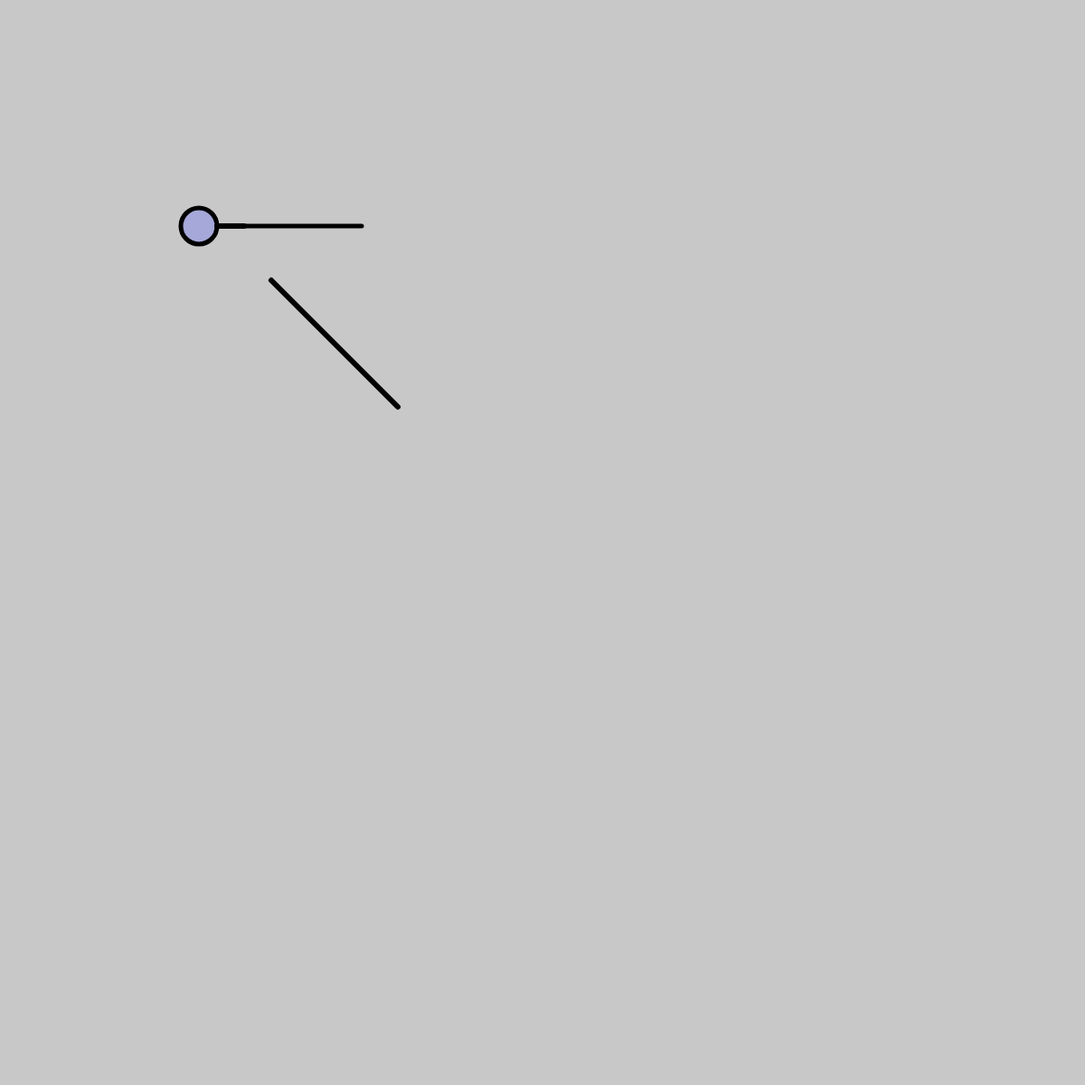
Frame 1 (no input)
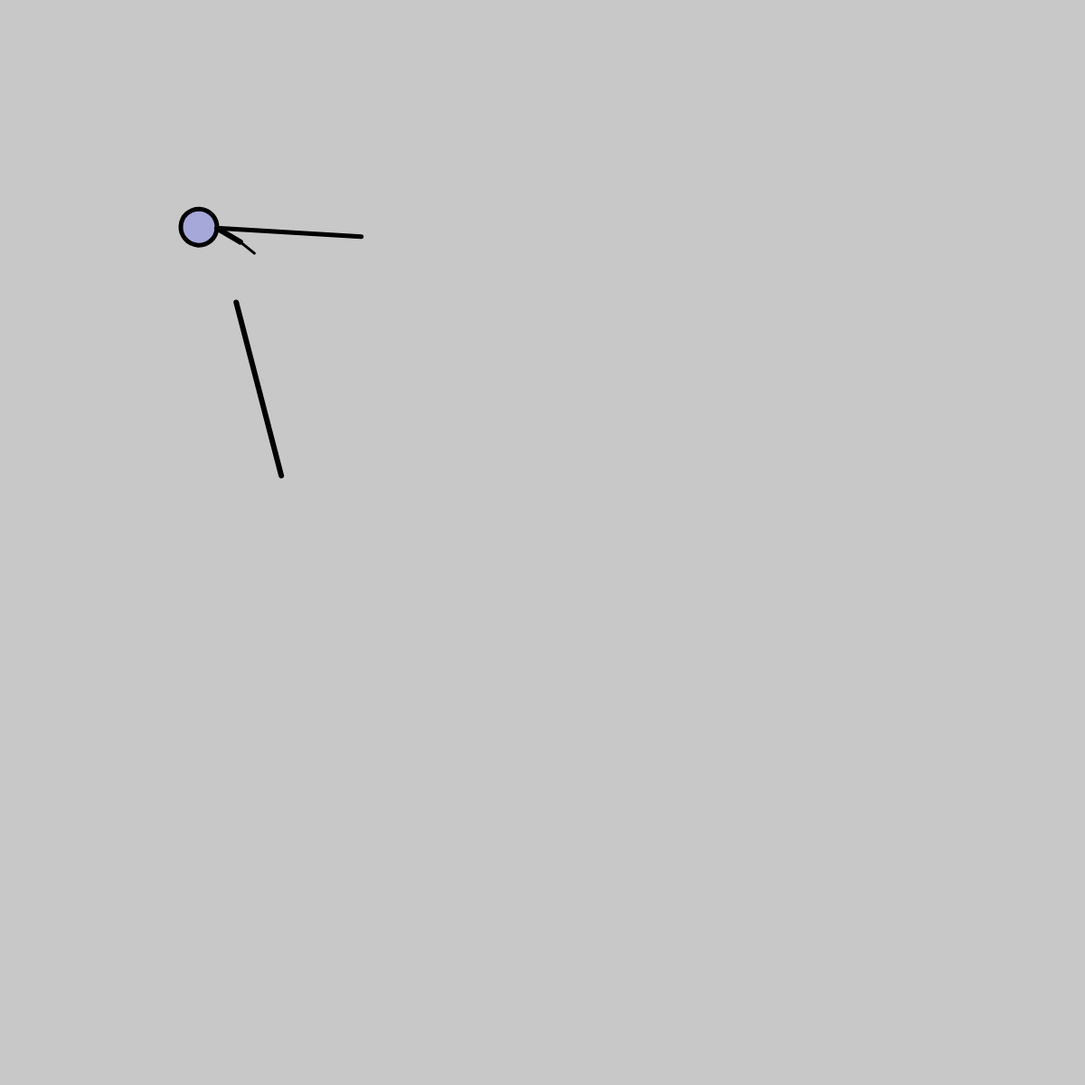
Frame 60 (no input)
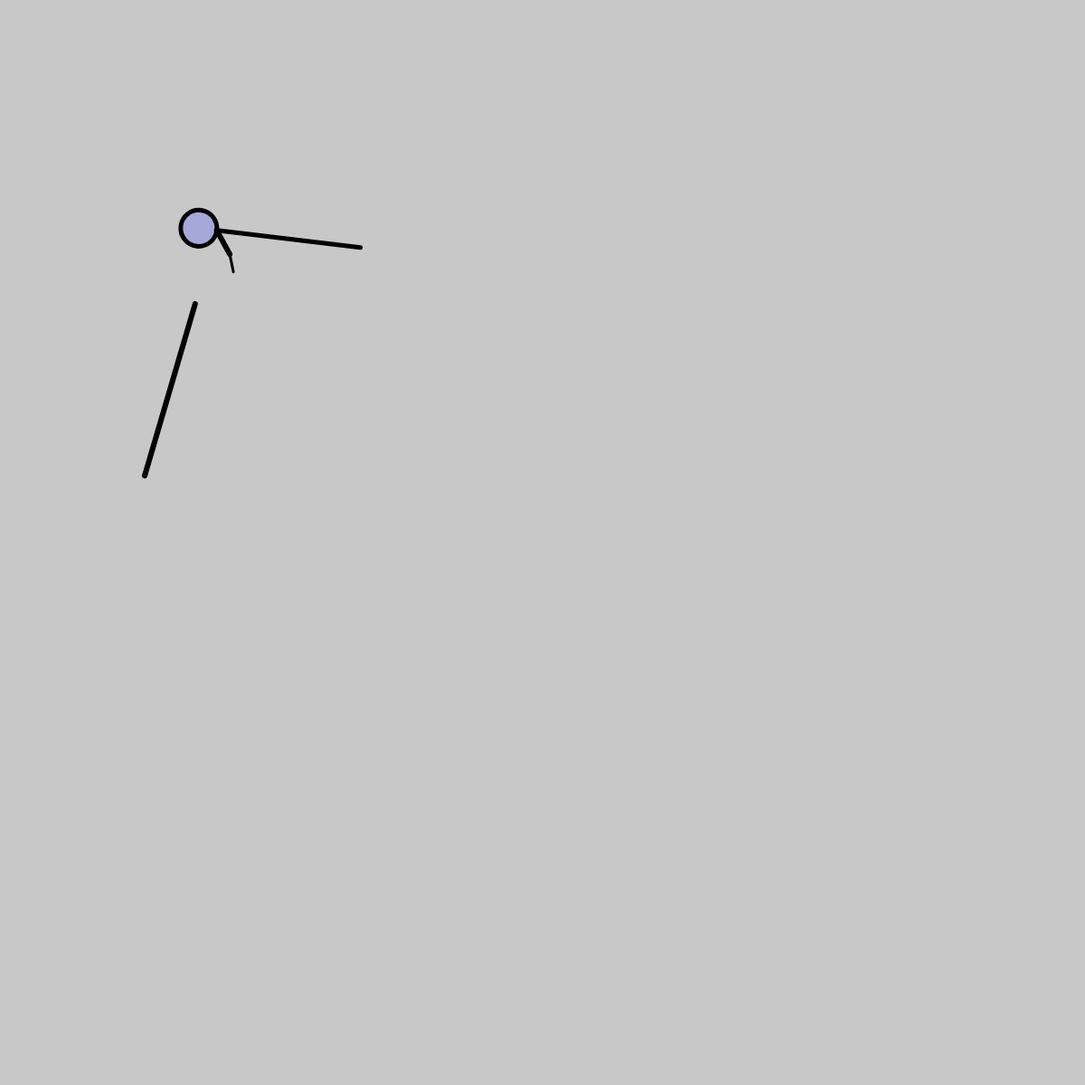
Frame 120 (the mouse pressed at the canvas centre since frame 60)

The p5.js sketch that drew these frames (run headless with seeded random() and noise() and a simulated clock; from frame 60 on, the mouse is pressed at the canvas centre):

// p5.js sketch
// ── sketch.js
var angle = 0.0;
var angleDirection = 1;
var speed = 0.001;
function setup() {
createCanvas(1200, 1200);
}
function draw() {
background(200);
translate(200, 250); // Move to start position
rotate(angle);
strokeWeight(5);
line(200, 0, 40, 0);
fill(165,168,216);
ellipse(20, 0, 40, 40);
translate(40, 0); // Move to next joint
rotate(angle * 8.0);
strokeWeight(6);
line(0, 0, 30, 0);
line(200,200,60,60);
translate(30, 0); // Move to next joint
rotate(angle * 2.5);
strokeWeight(3);
line(0, 0, 20, 0);
angle += speed * angleDirection;
if ((angle > QUARTER_PI) || (angle < 0)) {
angleDirection *= -1;
}
}
